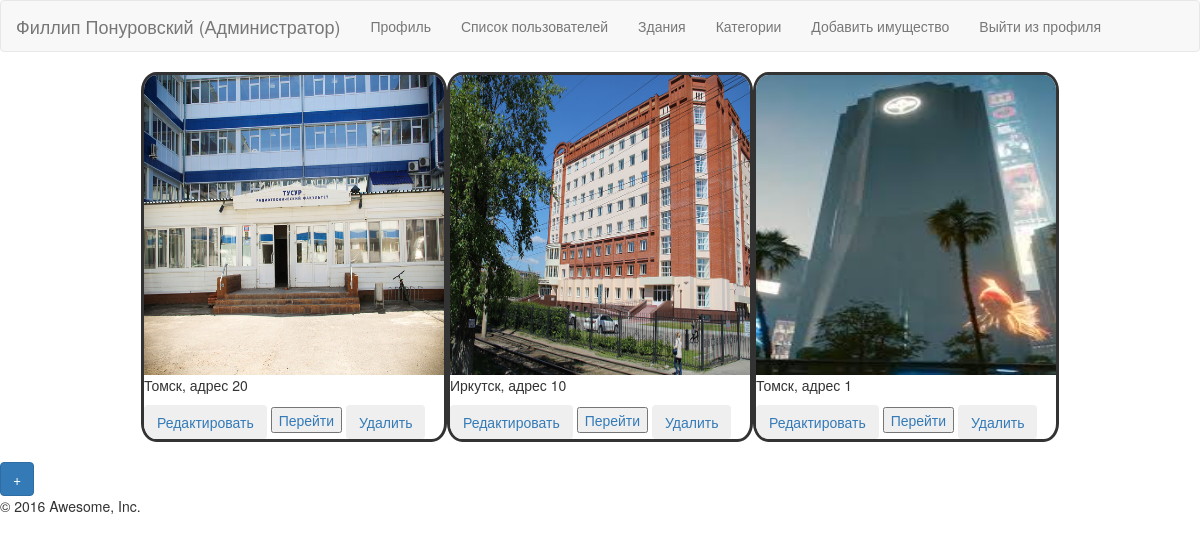
The app's page /buildings (signed in) with its own data.
### sweater/models.py (models this page shows)
class User(db.Model, UserMixin):
    __tablename__ = 'users'
    id = db.Column(db.Integer, primary_key=True)
    first_name = db.Column(db.String())
    last_name = db.Column(db.String())
    patronymic = db.Column(db.String())
    email = db.Column(db.String(), unique=True)
    role = db.Column(db.Boolean, default=False)
    password = db.Column(db.String())
    photo = db.Column(db.String())
    property = db.relationship("Property")

class Building(db.Model):
    __tablename__ = 'buildings'
    id = db.Column(db.Integer, primary_key=True)
    photo = db.Column(db.String())
    address = db.Column(db.String())
    floor = db.relationship("Floor")

### sweater/routes.py (the view)
@app.route('/buildings', methods=['POST', 'GET'])
@login_required
def buildings():
    user = db.session.get(User, current_user.get_id())
    data = Building.query.order_by(Building.id).all()
    return render_template('buildings.html', data=data, user=user)

### sweater/models.py (called while the page is built)
@manager.user_loader
def load_user(user_id):
    return User.query.get(user_id)

### sweater/routes.py (called while the page is built, shortened)
@app.before_request
def create_bases():
    db.create_all()

@app.after_request
def redirect_to_signin(response):
    if response.status_code == 401:
        return redirect(url_for('login_page') + '?=next=' + request.url)
    return response

### sweater/templates/buildings.html (shortened to what this page needs)
{% extends 'base.html' %}
{% import 'bootstrap/wtf.html' as wtf %}
{% block content %}
<div style="display: flex;width: 100%;flex-direction: row-reverse;justify-content:center;">
{% for i in data %}
<div class="card" style="border:solid;border-radius: 5%;overflow: hidden;word-break: break-all;">
  {% if i.photo %}<img src="{{url_for('upload', file = i.photo)}}" alt="Aleq" width="300" height="300"/>{% endif %}
    <p>{{i.address}}</p>
  <div class="buttons">
      <a href = "{{url_for('edit_building',  building_id = i.id) }}"><button class="btn btn-outline-secondary">Редактировать</button></a>
      <a href = "{{url_for('choose_a_room',  building_id = i.id) }}"><button>Перейти</button></a>
      <a href = "{{url_for('delete_building',  building_id = i.id) }}"><button class="btn btn-outline-secondary">Удалить</button> </a>
  </div>
</div>
{% endfor %}
</div>
<br>
<a href="{{url_for('create_building')}}"><button class="btn btn-primary">+</button></a>
{%- block footer %}
<footer>&copy; 2016 Awesome, Inc.</footer>
{%- endblock footer %}
{% endblock %}

### sweater/templates/base.html (shortened to what this page needs)
{% extends 'bootstrap/base.html' %}
{% block navbar %}
        {%if user%}
            {% if user.role %}
              <nav class="navbar navbar-default">
                  <div class="container-fluid">
                      <a class="navbar-brand" href="{{url_for('index')}}">{{user.first_name}} {{user.last_name}} (Администратор)</a>
                    <div class="collapse navbar-collapse" id="navbar-main">
                      <ul class="nav navbar-nav">
                          <li><a href="{{url_for('profile')}}">Профиль</a></li>
                          <li><a href="{{url_for('users')}}">Список пользователей</a></li>
                          <li><a href="{{url_for('buildings')}}">Здания</a></li>
                          <li><a href="{{url_for('categorys')}}">Категории</a></li>
                           <li><a href="{{url_for('create_property')}}">Добавить имущество</a></li>
                          <li><a href="{{url_for('logout')}}">Выйти из профиля</a></li>
                      </ul>
                    </div>
                  </div>
                </nav>
            {%endif%}
        {%endif%}
{%endblock%}

### records on screen
User: first_name "Филлип", last_name "Понуровский"
Building: photo (picture), address "Томск, адрес 1"
Building: photo (picture), address "Иркутск, адрес 10"
Building: photo (picture), address "Томск, адрес 20"
